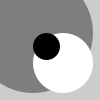
Frame 1 (no input)
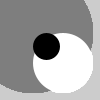
Frame 60 (the mouse pressed at the canvas centre just before this capture)
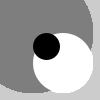
Frame 120 (the mouse held since frame 60 and released just before this capture)

The Processing sketch that drew these frames (run headless with seeded random() and noise(); from frame 60 on, the mouse is pressed at the canvas centre):

// Processing sketch: ellipseMode
// ── ellipseMode.pde
void setup(){
  size(100, 100);

}

void draw(){
  smooth();
  noStroke();
  ellipseMode(RADIUS);
  fill(126);
  ellipse(33, 33, 60, 60);
  fill(255);
  ellipseMode(CORNER);
  ellipse(33, 33, 60, 60);
  fill(0);
  ellipseMode(CORNERS);
  ellipse(33, 33, 60, 60);
  save("ellipseMode.png");
}
